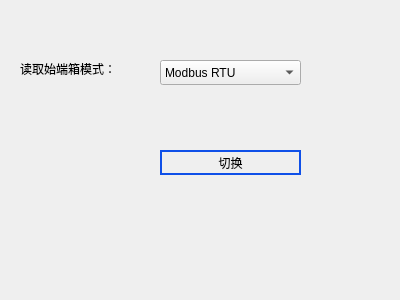
<?xml version="1.0" encoding="UTF-8"?>
<ui version="4.0">
 <class>ModeDlg</class>
 <widget class="QDialog" name="ModeDlg">
  <property name="geometry">
   <rect>
    <x>0</x>
    <y>0</y>
    <width>400</width>
    <height>300</height>
   </rect>
  </property>
  <property name="windowTitle">
   <string>Dialog</string>
  </property>
  <property name="styleSheet">
   <string notr="true">QPushButton{border:2px solid rgb(15,80,232);border-radius:15px;font: 8pt &quot;Ubuntu&quot;;}

</string>
  </property>
  <widget class="QLabel" name="label">
   <property name="geometry">
    <rect>
     <x>20</x>
     <y>60</y>
     <width>131</width>
     <height>17</height>
    </rect>
   </property>
   <property name="text">
    <string>读取始端箱模式：</string>
   </property>
  </widget>
  <widget class="QComboBox" name="ModeBox">
   <property name="geometry">
    <rect>
     <x>160</x>
     <y>60</y>
     <width>141</width>
     <height>25</height>
    </rect>
   </property>
   <item>
    <property name="text">
     <string>Modbus RTU</string>
    </property>
   </item>
   <item>
    <property name="text">
     <string>SNMP</string>
    </property>
   </item>
  </widget>
  <widget class="QPushButton" name="changeModeBtn">
   <property name="geometry">
    <rect>
     <x>160</x>
     <y>150</y>
     <width>141</width>
     <height>25</height>
    </rect>
   </property>
   <property name="text">
    <string>切换</string>
   </property>
  </widget>
 </widget>
 <resources/>
 <connections/>
</ui>
